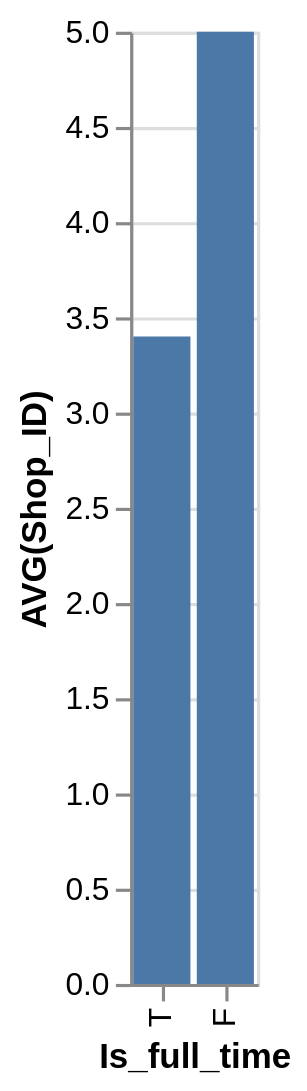

The specification (Vega-Lite) saved for this image:
### Vega-Lite specification from a JSON file in a GitHub repository (floating-point values rounded to 4 significant figures)
{"data": {"values": [{"x_data": "T", "y_data": 3.4}, {"x_data": "F", "y_data": 5}]}, "mark": "bar", "encoding": {"x": {"field": "x_data", "type": "nominal", "title": "Is_full_time", "sort": {"op": "sum", "field": "y_data", "order": "ascending"}}, "y": {"field": "y_data", "type": "quantitative", "title": "AVG(Shop_ID)"}}}
